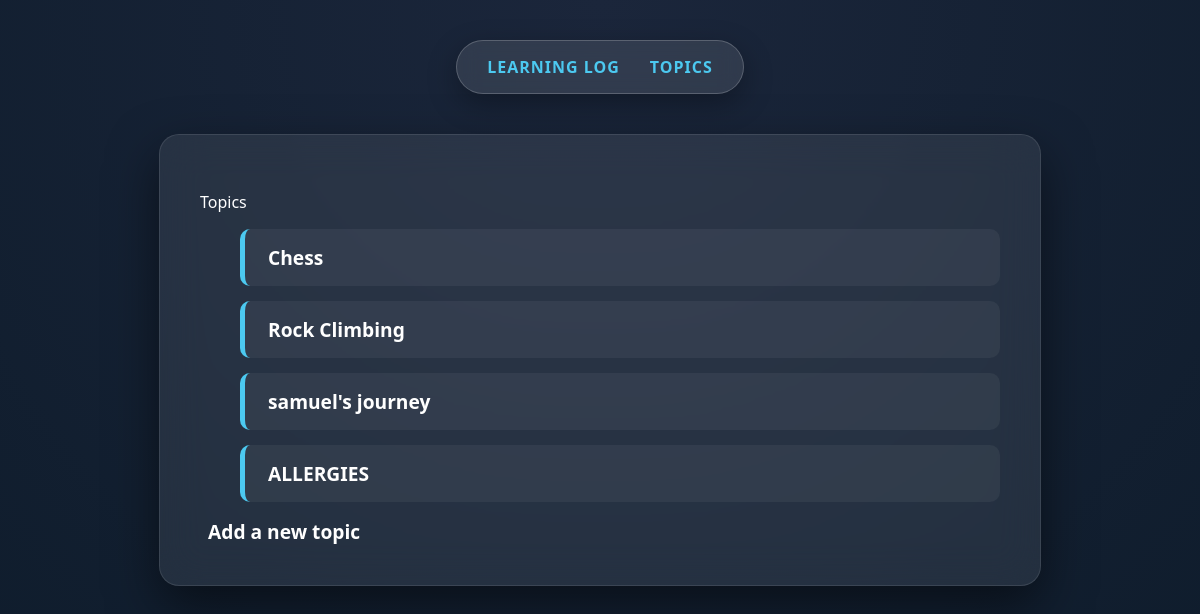
Before: /topics/ with the older database file.
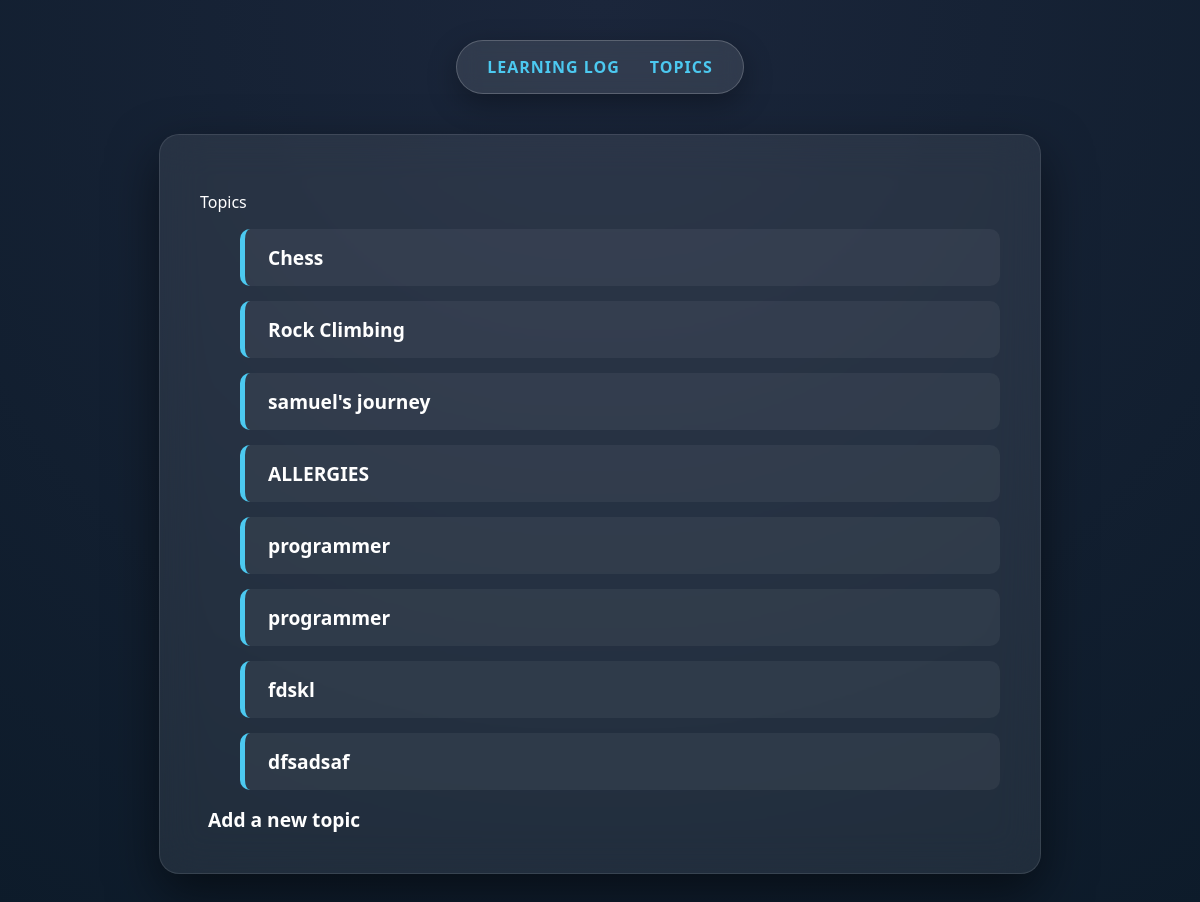
After: the same page with the newer database file.
### Learning_logs/models.py (models this page shows)
class Topic(models.Model):
    text=models.CharField(max_length=200)
    data_added=models.DateTimeField(auto_now_add=True)
    def __str__(self):
        return self.text

### Learning_logs/views.py (the view)
# urls.py: path('topics/',views.topics,name='topics'),
def topics(request):
    topics = Topic.objects.order_by('data_added')
    context = {'topics': topics}
    return render(request, 'learning_logs/topics.html', context)

### Learning_logs/templates/learning_logs/topics.html
{% extends "learning_logs/base.html" %}
{% block content %}
  <p>Topics</p>
   <ul>
     {% for topic in topics %}
     <li>
        <a href="{% url 'learning_logs:topic' topic.id %}">{{ topic }}</a>
      </li>
     {% empty %}
      <li>No topics have been added yet.</li>
     {% endfor %}
   </ul>
   <a href="{% url 'learning_logs:new_topic' %}">Add a new topic</a>
{% endblock content %}

Changed rows visible on the page:
added Topic: text "programmer"
added Topic: text "programmer"
added Topic: text "fdskl"
added Topic: text "dfsadsaf"
